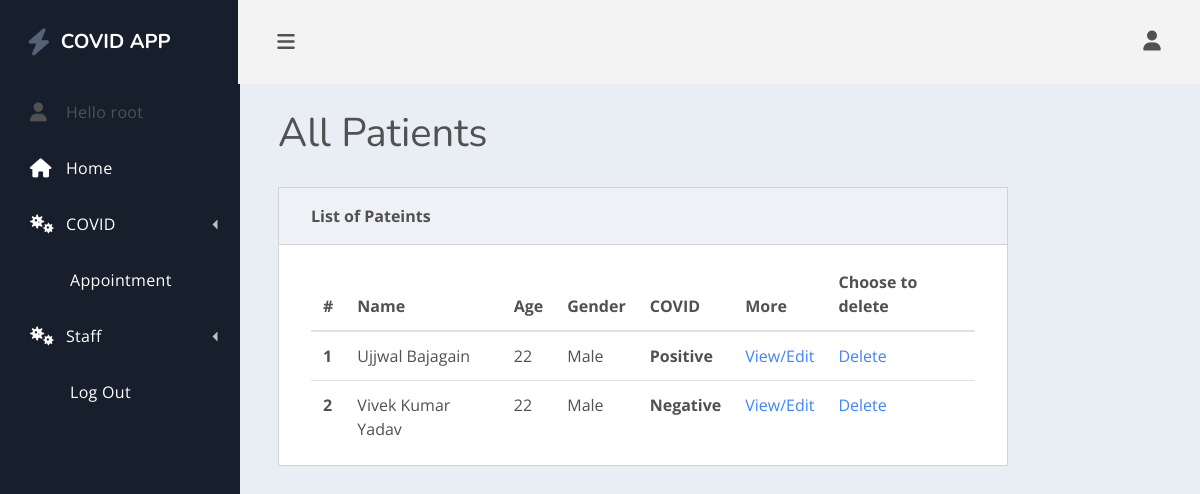
Screenshot of /listpatient/ (signed in) with the database file from the repository.
### healthcare/models.py (models this page shows)
class Patient(models.Model):
    GENDER_CHOICES = [('Male', 'Male'), ('Female', 'Female'), ('Other', 'Other'), ('NA', 'I do not wish to say')]
    BOOL_CHOICES = [('Yes', 'Yes'), ('No', 'No')]
    user = models.OneToOneField(User, null=True,blank=True, on_delete=models.CASCADE)
    first_Name = models.CharField(max_length= 200, null= True)
    last_Name = models.CharField(max_length= 200, null= True)
    phone = models.CharField(max_length= 200, null= True)
    email = models.CharField(max_length=200, null= True)
    address = models.CharField(max_length=200, null= True)
    date_created = models.DateField(auto_now_add = True)
    birth_date = models.DateField(blank= True,null=True)
    age = models.DecimalField(decimal_places=0, max_digits=50, null=True)
    gender = models.CharField(max_length=25, choices=GENDER_CHOICES, blank= True)
    height = models.CharField(max_length=10, default='0.00 ft')
    weight = models.CharField(max_length=10, default='0.00 lbs')
    allergies = models.CharField(max_length=200, null=True)
    emergency_contact_name = models.CharField(max_length=200, null=True)
    emergency_contact_phone = models.CharField( max_length=200, null=True)
    emergency_contact_address = models.CharField(max_length=200, null=True)
    insurance_provider = models.CharField(max_length=200, null=True)
    diagnosis = models.TextField(blank=True, null=True)
    pre_existing_conditions = models.TextField(blank=True, null=True)
    lab_reports = models.TextField(blank=True, null=True)
    have_you_been_tested_positive_for_COVID = models.CharField(max_length=5, choices=BOOL_CHOICES,null=True)
    def __str__(self):
        if (self.first_Name and self.last_Name):
            display = (self.first_Name + " " + self.last_Name)
        else:
            display = str(self.date_created)
        return display

### healthcare/decorators.py (the view)
    def wrapper_function(request, *args, **kwargs):
        group = None
        if request.user.groups.exists():
            group = request.user.groups.all()[0].name
        if group == 'patient':
            messages.warning(request, 'Your are Redirected as you are not authorized to view the requested page ')
            return redirect('home')
        if group == 'staff':
            return view_func(request, *args, **kwargs)

### healthcare/views.py (called while the page is built)
@staff_only
def listPatient(request):
    patients = Patient.objects.all()
    context = {'patients': patients}
    return render(request, 'healthcare/listPatient.html', context)

### healthcare/templates/healthcare/listPatient.html
{% extends 'healthcare/main.html' %}
{% block content %}
    {% load myfilters %}
    <main class="dash-content">
        <div class="container-fluid">
            <h1 class="dash-title">All Patients</h1>
            <div class="row">
                <div class="col-lg-10">
                    <div class="card spur-card">
                        <div class="card-header">
                            <div class="spur-card-title">List of Pateints</div>
                        </div>
                        <div class="card-body ">
                            <table class="table table-hover table-in-card">
                                <thead>
                                <tr>
                                    <th scope="col">#</th>
                                    <th scope="col">Name</th>
                                    <th scope="col">Age</th>
                                    <th scope="col">Gender</th>
                                    <th scope="col">COVID</th>
                                    <th scope="col">More</th>
                                    <th scope="col">Choose to delete</th>
                                </tr>
                                </thead>
                                <tbody>
                                {% for patient in patients %}
                                    <tr>
                                        <th scope="row"> {{ forloop.counter }}</th>
                                        <td>{{ patient }}</td>
                                        <td>
                                            {{ patient.age }}
                                        </td>
                                        <td>
                                            {{ patient.gender }}
                                        </td>
                                        <th>
                                            {% if patient.have_you_been_tested_positive_for_COVID == 'Yes' %}
                                                Positive
                                            {% else %}
                                                Negative
                                            {% endif %}
                                        </th>
                                        <td>
                                            <a href=" {% url 'editPatient' patient.id %}" {{ patient.gender }}>View/Edit</a>
                                        </td>
                                        <td>
                                            <a href=" {% url 'deletepatient' patient.id %}">Delete</a>
                                        </td>
                                    </tr>
                                {% endfor %}
                                </tbody>
                            </table>
                        </div>
                    </div>
                </div>
            </div>
        </div>
    </main>
{% endblock %}

### healthcare/templates/healthcare/nav.html (shortened to what this page needs)
<div class="dash-nav dash-nav-dark">
    <header>
        <a href="{% url 'home' %}" class="spur-logo"><i class="fas fa-bolt"></i>COVID APP</a>
    </header>
    <nav class="dash-nav-list">
        {% if user.is_authenticated %}
            <div class="dash-nav-item">
                <i class="fas fa-user"></i> Hello {{ user.username }} </a>
            </div>
        {% endif %}
        <a href="{% url 'home' %}" class="dash-nav-item">
            <i class="fas fa-home"></i> Home </a>
        <div class="dash-nav-dropdown">
            <a href="#!" class="dash-nav-item dash-nav-dropdown-toggle">
                <i class="fas fa-viruses"></i> COVID </a>
        </div>
        {% if user.is_authenticated %}
            <a href="{% url 'scheduleAppointment' %}" class="dash-nav-item">Appointment</a>
            {% if user.is_staff  %}
                <div class="dash-nav-dropdown">
                    <a href="#!" class="dash-nav-item dash-nav-dropdown-toggle">
                        <i class="fas fa-viruses"></i>Staff </a>
                </div>
            {% endif %}
        {% endif %}
        {% if user.is_authenticated %}
            <a href="{% url 'logout' %}" class="dash-nav-item">
                </i> Log Out </a>
        {% else %}
            <a href="{% url 'login' %}" class="dash-nav-item">
                </i> Log In </a>
        {% endif %}
    </nav>
</div>

### rows the page displays
Patient: first_Name+last_Name "Ujjwal Bajagain", age "22", gender "Male", have_you_been_tested_positive_for_COVID "Positive"
Patient: first_Name+last_Name "Vivek Kumar Yadav", age "22", gender "Male", have_you_been_tested_positive_for_COVID "Negative"

### other values shown
{{ user.username }} "root"
